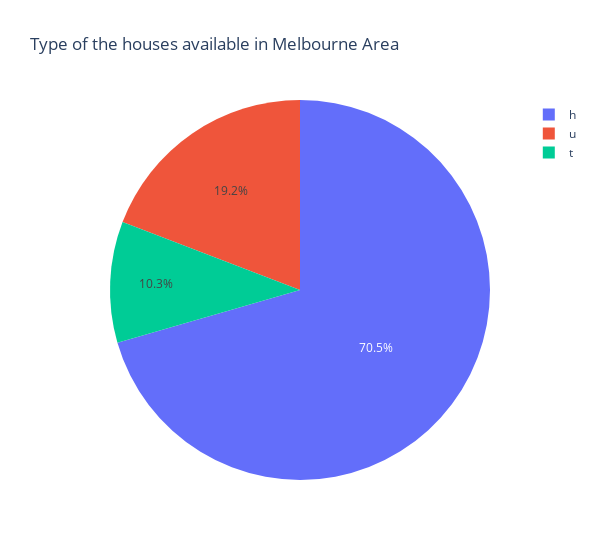

Notebook source saved alongside this figure:
### Code cell
fig = px.pie(df.Type.value_counts(), values='Type', names=['h','u','t'],
             title='Type of the houses available in Melbourne Area',width=600)
fig.show()

### Figure 1 — Plotly figure (JSON) as saved in the notebook; plotly's stock layout.template omitted (floating-point values rounded to 4 significant figures)
{"data": [{"domain": {"x": [0, 1], "y": [0, 1]}, "hovertemplate": "label=%{label}<br>Type=%{value}<extra></extra>", "labels": ["h", "u", "t"], "legendgroup": "", "name": "", "showlegend": true, "type": "pie", "values": [34161, 9292, 4980]}], "layout": {"legend": {"tracegroupgap": 0}, "title": {"text": "Type of the houses available in Melbourne Area"}, "width": 600}}
